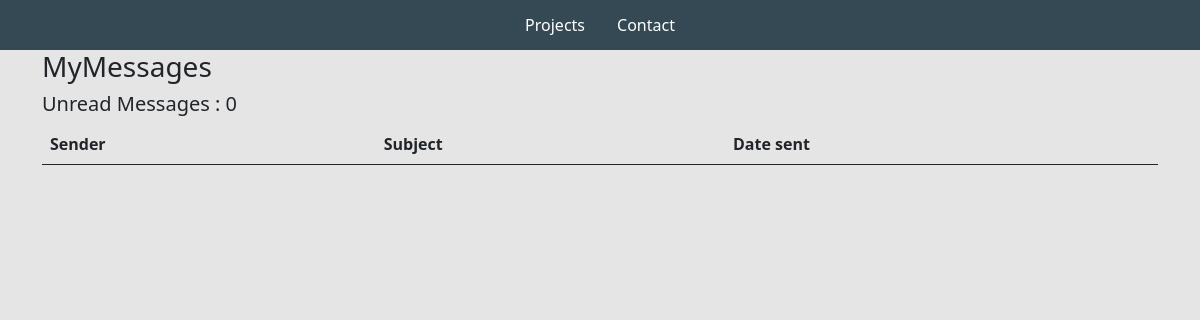
The app's page /inbox/, older data.
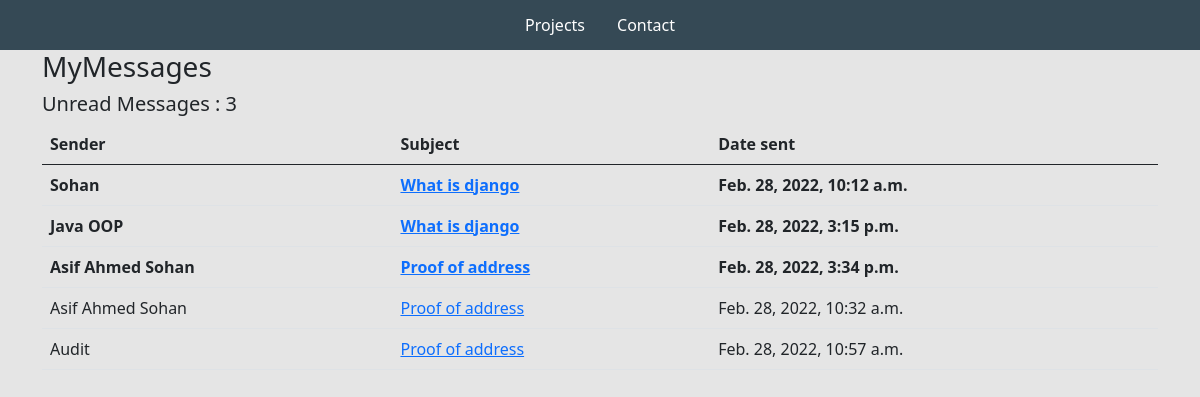
The same page, newer data.
### base/models.py (models this page shows, shortened)
class Message(models.Model):
    name = models.CharField(max_length=200, null=True)
    email = models.CharField(max_length=200, null=True)
    subject = models.CharField(max_length=200, null=True)
    body = models.TextField()
    created = models.DateTimeField(auto_now_add=True)
    is_read = models.BooleanField(default=False)
    id = models.UUIDField(default=uuid.uuid4, unique=True, primary_key=True, editable=False)

### base/views.py (the view)
# urls.py: path('inbox/', views.inboxPage, name="inbox"),
def inboxPage(request):
    inbox = Message.objects.all().order_by('is_read')
    unreadCount = Message.objects.filter(is_read = False).count()
    context = {'inbox': inbox, 'unreadCount' : unreadCount}
    return render(request, 'base/inbox.html', context)

### base/templates/base/inbox.html (shortened to what this page needs)
{% extends 'base/main.html' %} {% load static %} {% block content %}
<div class="container">
  <h3>MyMessages</h3>
  <h5>Unread Messages : {{unreadCount}}</h5>
  <table class="table">
    <thead>
      <tr>
        <th>Sender</th>
        <th>Subject</th>
        <th>Date sent</th>
      </tr>
    </thead>
    <tbody>
      {% for message in inbox %} {% if message.is_read %}
      <tr>
        {% else %}
      <tr style="font-weight: 900">
        {% endif %}
        <td>{{message.name}}</td>
        <td>
          <a href="{% url 'message' message.id %}"> {{message.subject}}</a>
        </td>
        <td>{{message.created}}</td>
      </tr>
      {% endfor %}
    </tbody>
  </table>
</div>
{% endblock content %}

### base/templates/base/main.html (shortened to what this page needs)
<!DOCTYPE html>
{% load static %}
<html>
<head>
    <link href="https://cdn.jsdelivr.net/npm/bootstrap@5.0.1/dist/css/bootstrap.min.css" rel="stylesheet"
>
    <link rel='stylesheet' type='text/css' media='screen' href="{% static 'styles/main.css' %}">
</head>
<body>
    {% include 'base/navbar.html' %}
    {% block content %}
    {% endblock content %}
</body>
</html>

### base/templates/base/navbar.html (shortened to what this page needs)
<section class="navigation-bar">
    <a class="nav-link" href="{% url 'home' %}">
        Projects
    </a>
    <a class="nav-link" href="#">
        Contact
    </a>
</section>

### static/styles/main.css (style rules this page uses)
body { background-color: #e5e5e5; }
.navigation-bar { background-color: #354955; height: 50px; display: flex; justify-content: center; align-items: center; }
.nav-link { color: #fff; }

Row changes from the older to the newer data that the page shows:
added Message: name "Sohan", subject "What is django", created "Feb. 28, 2022, 10:12 a.m."
added Message: name "Java OOP", subject "What is django", created "Feb. 28, 2022, 3:15 p.m."
added Message: name "Asif Ahmed Sohan", subject "Proof of address", created "Feb. 28, 2022, 3:34 p.m."
added Message: name "Asif Ahmed Sohan", subject "Proof of address", created "Feb. 28, 2022, 10:32 a.m."
added Message: name "Audit", subject "Proof of address", created "Feb. 28, 2022, 10:57 a.m."
Text that changed along with them:
{{ unreadCount }}: "0" → "3"
